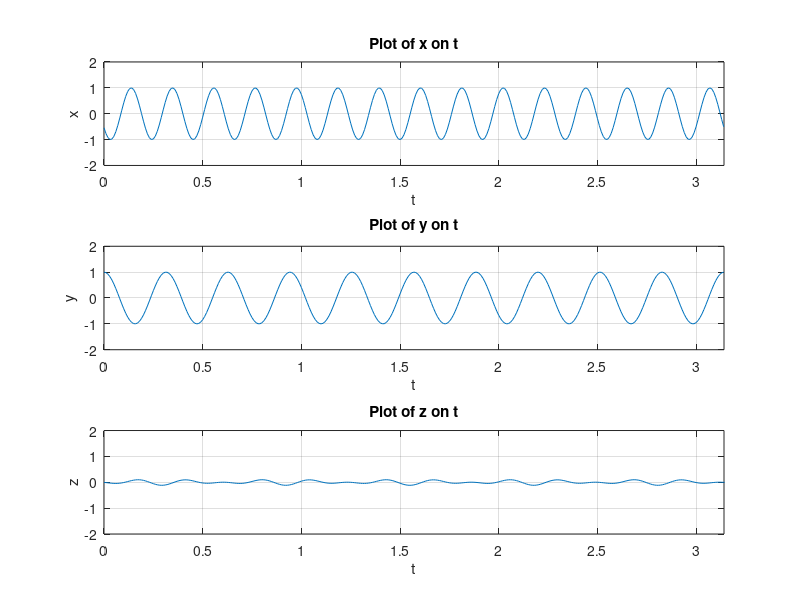

Source code (MATLAB):
dt = 0.01;
t1 = 0:dt:pi;
t2 = 0:dt:pi;

ts = min(t1) + min(t2);
te = max(t1) + max(t2);

t = ts:dt:te;

x = sin((30*t1) + 10);
y = cos(20*t2);

z = conv(x,y) * dt;

% x over t
subplot(3, 1, 1);
plot(t1, x); 
grid on;
xlabel('t');
ylabel('x');
title('Plot of x on t');
axis([0 pi -2 2]);

% y over t
subplot(3, 1, 2);
plot(t2, y); 
grid on;
xlabel('t');
ylabel('y');
title('Plot of y on t');
axis([0 pi -2 2]);

% z over t
subplot(3,1,3);
plot(t, z); 
grid on;
xlabel('t');
ylabel('z');
title('Plot of z on t');
axis([0 pi -2 2]);